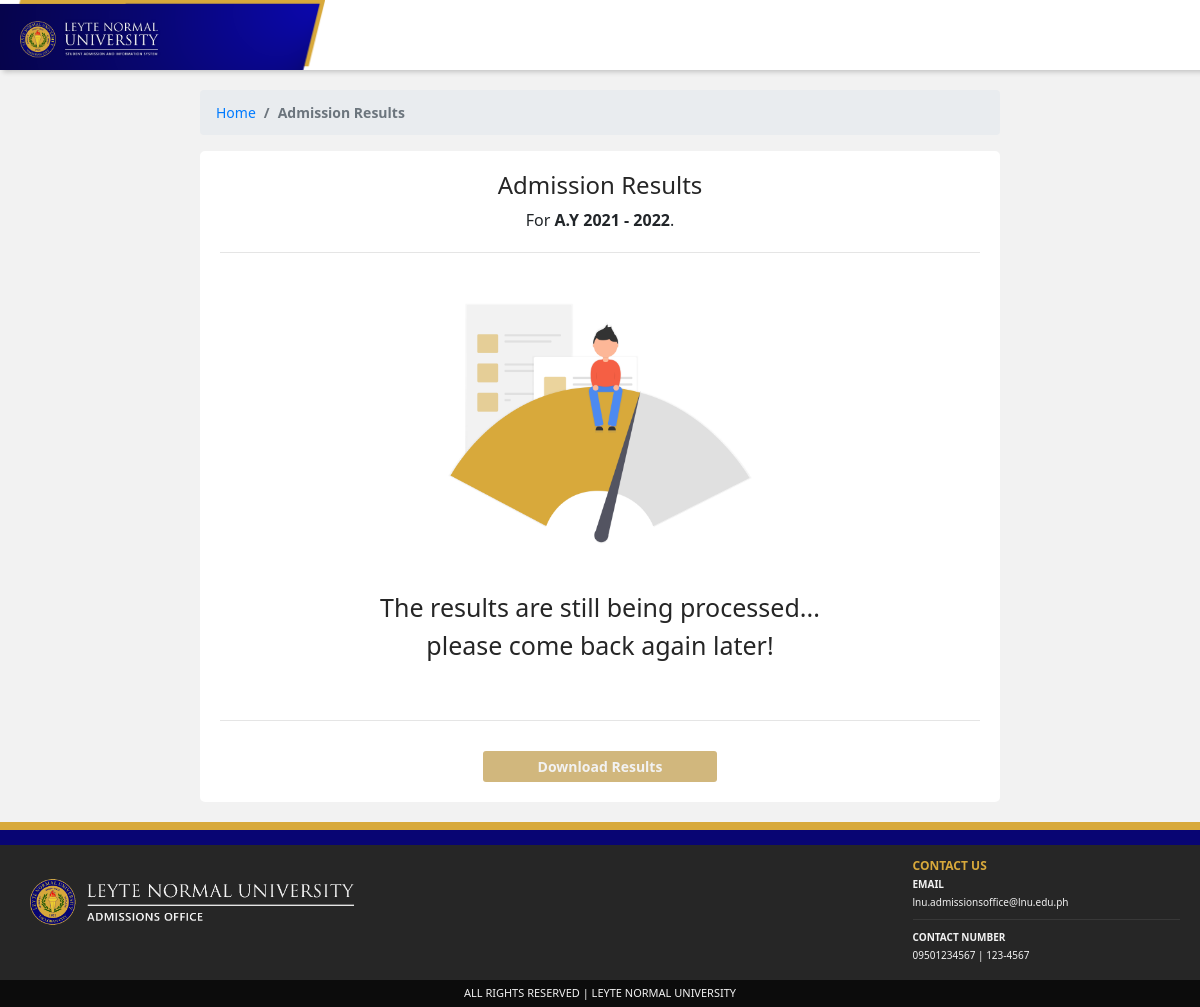
Before: /pages/admission_results.php with the older database file.
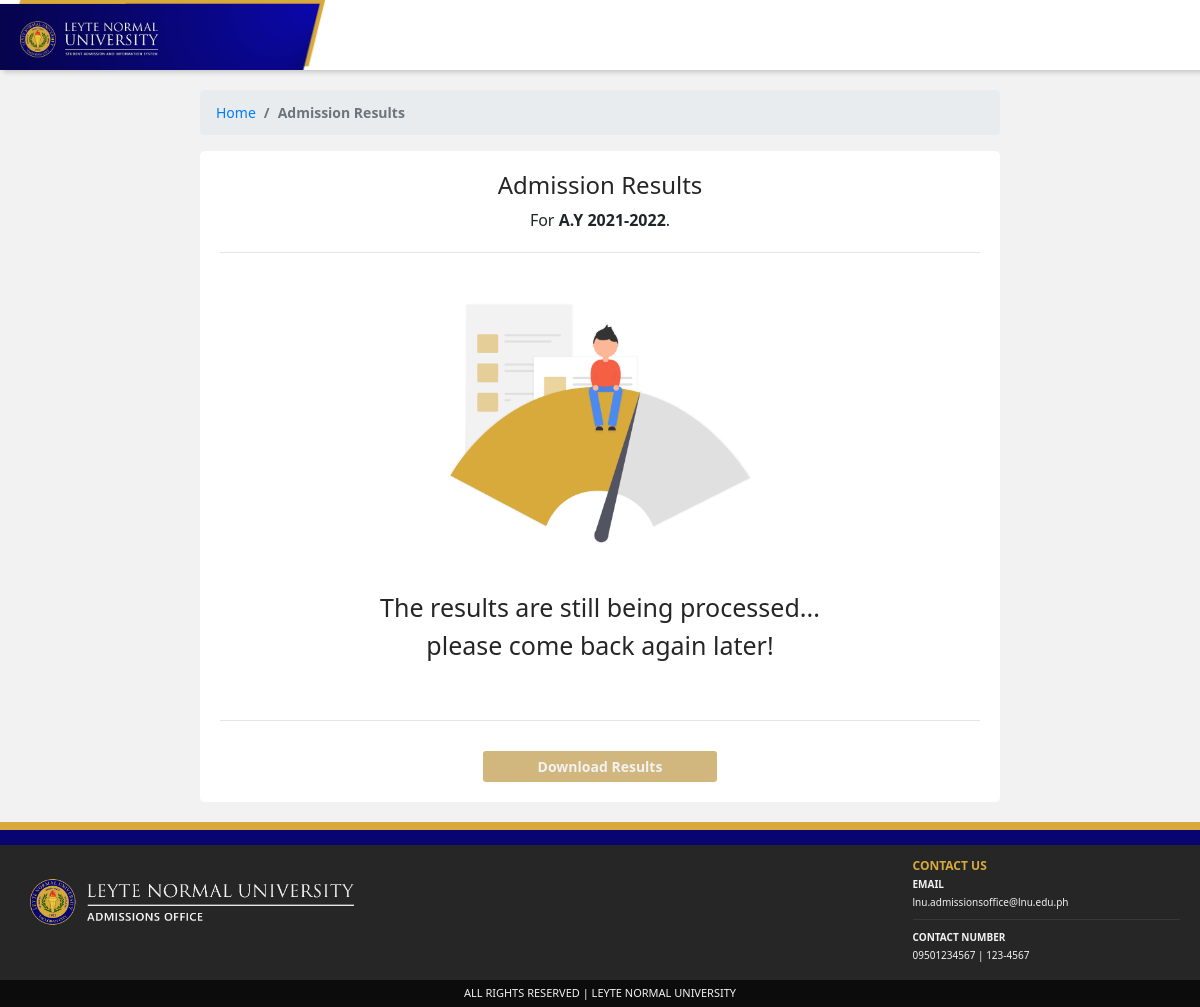
After: the same page with the newer database file.
### tables this page shows
CREATE TABLE `tbl_academic_year` (
  `id` int(11) NOT NULL,
  `ay_year` varchar(50) NOT NULL,
  `enable_exam` int(5) NOT NULL,
  `result_available` int(5) NOT NULL,
  `ay_status` int(5) NOT NULL
);

### pages/admission_results.php (the view, shortened to what this page needs)
<?php
	require 'backend/config/db_pdo.php';
?>
<!DOCTYPE html>
<html>
<head>
		<link rel="stylesheet" type="text/css" href="assets/libs/bootstrap/css/bootstrap.min.css">
		<link rel="stylesheet" type="text/css" href="assets/libs/font-awesome/css/all.css">
		<link rel="stylesheet" type="text/css" href="assets/css/style.css">
</head>
<body>
	<nav class="navbar navbar-expand-sm student-navbar-main">
		<div class="student-navbar-logo-container">
			<a class="navbar-brand" href="home.php">
				<img src="assets/images/navbar_logo_main.png" class="logo">
			</a>
		</div>
	</nav>
	<div class="container-fluid" style="height: 100%;">
		<div class="row">
			<div class="col-md-2"></div>
			<div class="col-md-8 home" style="margin-bottom: 20px;">
				<div class="row">
					<div class="page-navigation">
						<ol class="breadcrumb">
	          				<li class="breadcrumb-item"><a href="index.php">Home</a></li>
	          				<li class="breadcrumb-item active">Admission Results</li>
	        			</ol>
					</div>
				</div>
				<div class="row">
					<div class="home-container">
						<div class="results-header" align="center">
							<h4 style="color: #262626;">Admission Results</h4>
							<p>For
								<?php
									$sqlSchoolYear = $conn->prepare("SELECT * FROM tbl_academic_year WHERE `ay_status` = 1");
                                    $sqlSchoolYear->execute();
                                    $fetchSchoolYear = $sqlSchoolYear->fetch()
								?>
								<strong>A.Y <?php echo $fetchSchoolYear['ay_year']?></strong>.
							</p>
							<hr class="default-divider ml-auto">
						</div>
						<div class="results-placeholder" align="center" style="<?php if($fetchSchoolYear['result_available'] == 0){echo 'display: block';}else{echo 'display: none';}?>">
							<div class="results-placeholder-holder-image">
								<img src="assets/images/results_placeholder_unavailable1.png" class="placeholder-image">
							</div>
							<div class="results-placeholder-text">
								<div class="row">
									<div class="col-md-2"></div>
									<div class="col-md-8">
										<p>The results are still being processed... please come back again later!</p>
									</div>
									<div class="col-md-2"></div>
								</div>
							</div>
						</div>
						<hr class="default-divider ml-auto" style="margin-bottom: 5px;">
						<div class="results-download">
							<div class="row">
								<div class="col-md-4"></div>
								<div class="col-md-4">
									<a class="default-button <?php if($fetchSchoolYear['result_available'] == 0){echo 'disabled-button';}else{echo 'primary-button';} ?>" href="backend/admission/admission_qualifiers.php?sy_id=<?php echo $fetchSchoolYear['id']; ?>" align="center">Download Results</a>
								</div>
								<div class="col-md-4"></div>
							</div>
						</div>
					</div>
				</div>
			</div>
			<div class="col-md-2"></div>
		</div>
	</div>
	<div class="footer-container-main">
		<div class="student-footer-first"></div>
		<div class="student-footer-second"></div>
		<div class="student-footer-main">
			<div class="row">
				<div class="col-md-9">
					<div class="footer-logo-container">
						<img src="assets/images/footer_logo.png" class="footer-logo">
					</div>
				</div>
				<div class="col-md-3">
					<div class="footer-contact-container">
						<p class="footer-contact-header">CONTACT US</p>
						<p class="footer-contact-subheader">EMAIL</p>
						<p class="footer-contact-text">lnu.admissionsoffice@lnu.edu.ph</p>
						<hr class="footer-divider">
						<p class="footer-contact-subheader">CONTACT NUMBER</p>
						<p class="footer-contact-text">09501234567 | 123-4567</p>
					</div>
				</div>
			</div>
		</div>
		<div class="footer-subfooter">
			<p class="subfooter-text">ALL RIGHTS RESERVED | LEYTE NORMAL UNIVERSITY</p>
		</div>
	</div>
</body>
</html>

### pages/assets/css/style.css (style rules this page uses)
html { scroll-behavior: smooth; }
body { min-height: 100vh; width: 100%; display: flex; flex-direction: column; font-family: "Segoe UI", sans-serif; background-color: #F2F2F2; }
img { position: absolute; }
.default-button { height: auto; padding: 14px; border: transparent; border-radius: 5px; font-size: 14px; font-weight: 600; background-color: #0A079D; color: #D9D9D9; }
.disabled-button { width: 100%; padding: 5px; margin-top: 20px; position: relative; display: inline-block; border-radius: 3px; color: #F2F2F2; background-color: #D1B77D; transition: 0.5s; pointer-events: none; cursor: default; }
.default-divider { height: 5px; width: 100%; margin: 20px; color: #F2F2F2; }
.student-navbar-main { height: 70px; width: 100%; padding: 0px; background-color: #FFFFFF; box-shadow: 5px 0px 5px 2px rgba(0, 0, 0, 0.2); }
.student-navbar-logo-container { height: 100%; width: 150px; }
.navbar-brand { margin: 0px; padding: 0px 0px 5px 20px; }
.logo { width: 150px; z-index: 3; }
.page-navigation { width: 100%; margin-top: 20px; font-size: 14px; }
.breadcrumb-item.active { font-weight: 600; }
.home-container { height: auto; width: 100%; padding: 20px; border-radius: 5px; background-color: #FFFFFF; }
img.placeholder-image { width: 50%; position: relative; }
.results-placeholder-text { padding: 20px; font-size: 25px; color: #262626; }
.footer-container-main { width: 100%; margin: 0px; padding: 0px; }
.student-footer-first { height: 8px; width: 100%; background-color: #D8A93B; }
.student-footer-second { height: 15px; width: 100%; background-color: #080573; }
.student-footer-main { height: 135px; width: 100%; padding: 20px; background-color: #262626; }
.footer-logo-container { height: 100%; width: 100%; margin-top: 10px; margin-left: 10px; }
.footer-logo { width: 40%; }
.footer-divider { background-color: #3E3E3E; }
.footer-contact-container { height: 100%; width: 100%; line-height: 0.2; }
.footer-contact-header { font-weight: 600; font-size: 12px; color: #D8A93B }
.footer-contact-subheader { font-weight: 600; font-size: 10px; color: #F2F2F2 }
.footer-contact-text { font-size: 10px; color: #F2F2F2 }
.footer-subfooter { height: auto; width: 100%; margin-top: auto; padding: 5px; text-align: center; color: #F2F2F2; background-color: #0C0C0C; }
.subfooter-text { margin: 0px; font-size: 11px; }

Changed rows visible on the page:
removed tbl_academic_year: ay_year "2021 - 2022"
now on this page (row edited): tbl_academic_year: ay_year "2021-2022"
